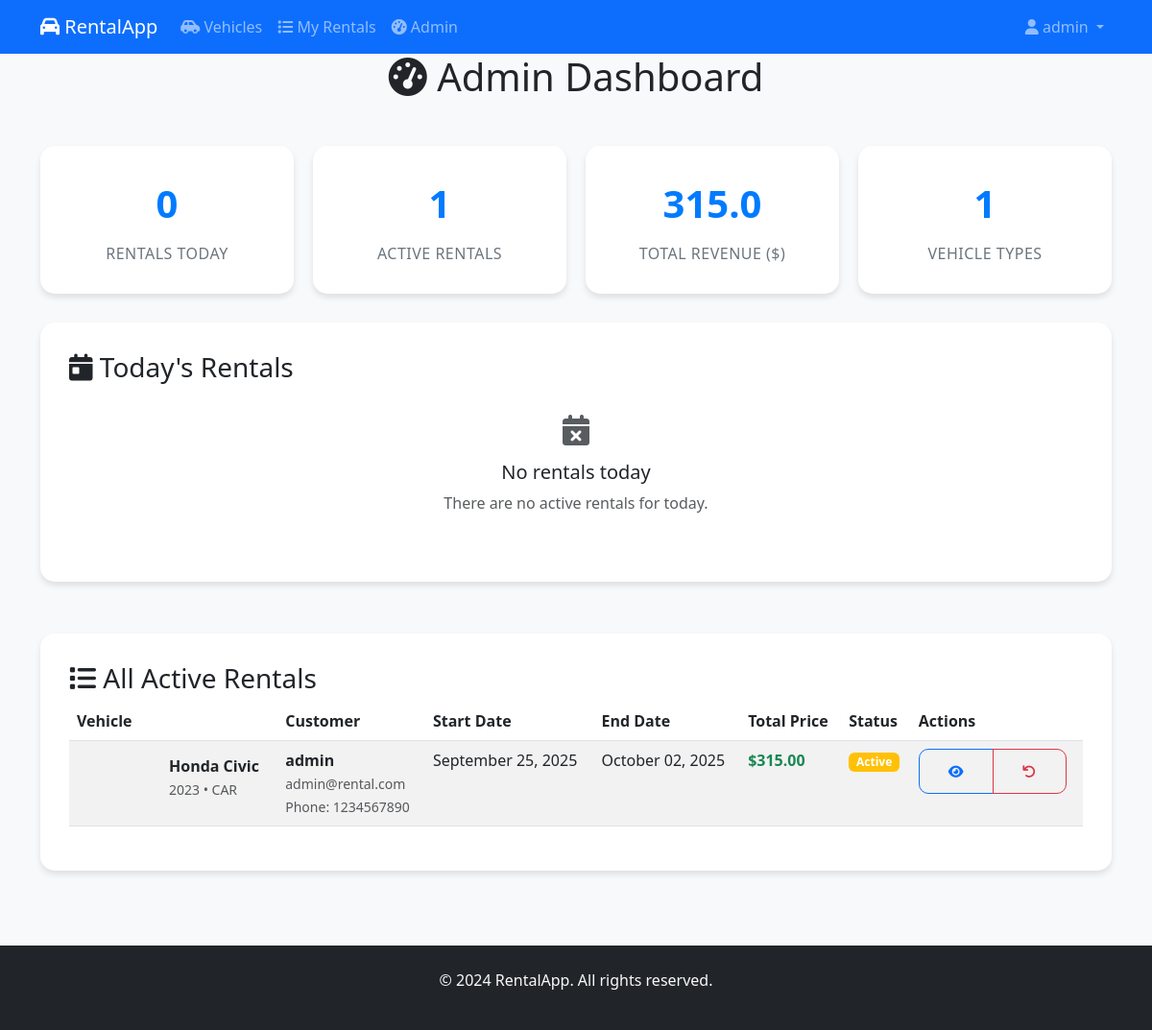
The page /admin (signed in) on the database its author committed.
### app.py (models this page shows, shortened)
class User(UserMixin, db.Model):
    id = db.Column(db.Integer, primary_key=True)
    username = db.Column(db.String(80), unique=True, nullable=False)
    email = db.Column(db.String(120), unique=True, nullable=False)
    phone = db.Column(db.String(20), nullable=False)
    password_hash = db.Column(db.String(120), nullable=False)
    is_admin = db.Column(db.Boolean, default=False)
    created_at = db.Column(db.DateTime, default=datetime.utcnow)

class Rental(db.Model):
    id = db.Column(db.Integer, primary_key=True)
    user_id = db.Column(db.Integer, db.ForeignKey('user.id'), nullable=False)
    vehicle_id = db.Column(db.Integer, db.ForeignKey('vehicle.id'), nullable=False)
    start_date = db.Column(db.Date, nullable=False)
    end_date = db.Column(db.Date, nullable=False)
    total_price = db.Column(db.Float, nullable=False)
    is_returned = db.Column(db.Boolean, default=False)
    created_at = db.Column(db.DateTime, default=datetime.utcnow)
    user = db.relationship('User', backref='rentals')
    vehicle = db.relationship('Vehicle', backref='rentals')

class Vehicle(db.Model):
    id = db.Column(db.Integer, primary_key=True)
    name = db.Column(db.String(100), nullable=False)
    model = db.Column(db.String(100), nullable=False)
    vehicle_type = db.Column(db.String(20), nullable=False)  # 'car' or 'bike'
    mileage = db.Column(db.String(50), nullable=False)
    price_per_day = db.Column(db.Float, nullable=False)
    image_url = db.Column(db.String(200), nullable=False)
    is_available = db.Column(db.Boolean, default=True)
    created_at = db.Column(db.DateTime, default=datetime.utcnow)

### app.py (the view)
@app.route('/admin')
@admin_required
def admin_dashboard():
    today = datetime.now().date()
    active_rentals = Rental.query.filter_by(is_returned=False).all()
    today_rentals = Rental.query.filter(
        Rental.start_date <= today,
        Rental.end_date >= today,
        Rental.is_returned == False
    ).all()
    print(f"Admin Dashboard - Active Rentals: {len(active_rentals)}")
    for rental in active_rentals:
        print(f"Rental ID: {rental.id}, User: {rental.user.username}, Vehicle: {rental.vehicle.name}")
    return render_template('admin_dashboard.html',
                         active_rentals=active_rentals,
                         today_rentals=today_rentals)

### app.py (called while the page is built)
@login_manager.user_loader
def load_user(user_id):
    return User.query.get(int(user_id))

def admin_required(f):
    @wraps(f)
    def decorated_function(*args, **kwargs):
        if not current_user.is_authenticated or not current_user.is_admin:
            flash('Admin access required', 'error')
            return redirect(url_for('index'))
        return f(*args, **kwargs)
    return decorated_function

### templates/admin_dashboard.html (shortened to what this page needs)
{% extends "base.html" %}
{% block content %}
<div class="container">
    <div class="row">
        <div class="col-12">
            <h1 class="text-center mb-5">
                <i class="fas fa-tachometer-alt"></i> Admin Dashboard
            </h1>
        </div>
    </div>
    <div class="admin-stats">
        <div class="stat-card">
            <div class="stat-number">{{ today_rentals|length }}</div>
            <div class="stat-label">Rentals Today</div>
        </div>
        <div class="stat-card">
            <div class="stat-number">{{ active_rentals|length }}</div>
            <div class="stat-label">Active Rentals</div>
        </div>
        <div class="stat-card">
            <div class="stat-number">{{ active_rentals|sum(attribute='total_price')|round(2) }}</div>
            <div class="stat-label">Total Revenue ($)</div>
        </div>
        <div class="stat-card">
            <div class="stat-number">{{ active_rentals|groupby('vehicle.vehicle_type')|list|length }}</div>
            <div class="stat-label">Vehicle Types</div>
        </div>
    </div>
    <div class="row">
        <div class="col-12">
            <div class="rental-summary">
                <h3><i class="fas fa-calendar-day"></i> Today's Rentals</h3>
                {% if today_rentals %}
                <div class="table-responsive">
                    <table class="table table-striped">
                        <thead>
                            <tr>
                                <th>Vehicle</th>
                                <th>Customer</th>
                                <th>Start Date</th>
                                <th>End Date</th>
                                <th>Total Price</th>
                                <th>Status</th>
                            </tr>
                        </thead>
                        <tbody>
                            {% for rental in today_rentals %}
                            <tr>
                                <td>
                                    <div class="d-flex align-items-center">
                                        <div class="rental-item-image me-3" style="background-image: url('{{ rental.vehicle.image_url }}')"></div>
                                        <div>
                                            <div class="fw-bold">{{ rental.vehicle.name }}</div>
                                            <small class="text-muted">{{ rental.vehicle.model }}</small>
                                        </div>
                                    </div>
                                </td>
                                <td>
                                    <div>
                                        <div class="fw-bold">{{ rental.user.username }}</div>
                                        <small class="text-muted">{{ rental.user.email }}</small>
                                        <br>
                                        <small class="text-muted">Phone: {{ rental.user.phone }}</small>
                                    </div>
                                </td>
                                <td>{{ rental.start_date.strftime('%B %d, %Y') }}</td>
                                <td>{{ rental.end_date.strftime('%B %d, %Y') }}</td>
                                <td class="fw-bold text-success">${{ "%.2f"|format(rental.total_price) }}</td>
                                <td>
                                    {% if rental.is_returned %}
                                        <span class="badge bg-success">Returned</span>
                                    {% else %}
                                        <span class="badge bg-warning">Active</span>
                                    {% endif %}
                                </td>
                            </tr>
                            {% endfor %}
                        </tbody>
                    </table>
                </div>
                {% else %}
                <div class="text-center py-4">
                    <i class="fas fa-calendar-times fa-2x text-muted mb-3"></i>
                    <h5>No rentals today</h5>
                    <p class="text-muted">There are no active rentals for today.</p>
                </div>
                {% endif %}
            </div>
        </div>
    </div>
    <div class="row mt-4">
        <div class="col-12">
            <div class="rental-summary">
                <h3><i class="fas fa-list"></i> All Active Rentals</h3>
                {% if active_rentals %}
                <div class="table-responsive">
                    <table class="table table-striped">
                        <thead>
                            <tr>
                                <th>Vehicle</th>
                                <th>Customer</th>
                                <th>Start Date</th>
                                <th>End Date</th>
                                <th>Total Price</th>
                                <th>Status</th>
                                <th>Actions</th>
                            </tr>
                        </thead>
                        <tbody>
                            {% for rental in active_rentals %}
                            <tr>
                                <td>
                                    <div class="d-flex align-items-center">
                                        <div class="rental-item-image me-3" style="background-image: url('{{ rental.vehicle.image_url }}')"></div>
                                        <div>
                                            <div class="fw-bold">{{ rental.vehicle.name }}</div>
                                            <small class="text-muted">{{ rental.vehicle.model }} • {{ rental.vehicle.vehicle_type.upper() }}</small>
                                        </div>
                                    </div>
                                </td>
                                <td>
                                    <div>
                                        <div class="fw-bold">{{ rental.user.username }}</div>
                                        <small class="text-muted">{{ rental.user.email }}</small>
                                        <br>
                                        <small class="text-muted">Phone: {{ rental.user.phone }}</small>
                                    </div>
                                </td>
                                <td>{{ rental.start_date.strftime('%B %d, %Y') }}</td>
                                <td>{{ rental.end_date.strftime('%B %d, %Y') }}</td>
                                <td class="fw-bold text-success">${{ "%.2f"|format(rental.total_price) }}</td>
                                <td>
                                    {% if rental.is_returned %}
                                        <span class="badge bg-success">Returned</span>
                                    {% else %}
                                        <span class="badge bg-warning">Active</span>
                                    {% endif %}
                                </td>
                                <td>
                                    <div class="btn-group" role="group">
                                        <button type="button" class="btn btn-sm btn-outline-primary" data-bs-toggle="modal" data-bs-target="#rentalModal{{ rental.id }}">
                                            <i class="fas fa-eye"></i>
                                        </button>
                                        {% if not rental.is_returned %}
                                        <a href="{{ url_for('return_vehicle', rental_id=rental.id) }}"
                                           class="btn btn-sm btn-outline-danger"
                                           onclick="return confirm('Mark this vehicle as returned?')">
                                            <i class="fas fa-undo"></i>
                                        </a>
                                        {% endif %}
                                    </div>
                                </td>
                            </tr>
                            {% endfor %}
                        </tbody>
                    </table>
                </div>
                {% else %}
                <div class="text-center py-4">
                    <i class="fas fa-list fa-2x text-muted mb-3"></i>
                    <h5>No active rentals</h5>
                    <p class="text-muted">There are no active rentals at the moment.</p>
                </div>
                {% endif %}
            </div>
        </div>
    </div>
</div>
{% endblock %}

### templates/base.html (shortened to what this page needs)
<!DOCTYPE html>
<html lang="en">
<head>
    <link href="https://cdn.jsdelivr.net/npm/bootstrap@5.3.0/dist/css/bootstrap.min.css" rel="stylesheet">
    <link href="https://cdnjs.cloudflare.com/ajax/libs/font-awesome/6.0.0/css/all.min.css" rel="stylesheet">
    <link href="{{ url_for('static', filename='css/style.css') }}" rel="stylesheet">
</head>
<body>
    <nav class="navbar navbar-expand-lg navbar-dark bg-primary">
        <div class="container">
            <a class="navbar-brand" href="{{ url_for('index') }}">
                <i class="fas fa-car"></i> RentalApp
            </a>
            <div class="collapse navbar-collapse" id="navbarNav">
                <ul class="navbar-nav me-auto">
                    {% if current_user.is_authenticated %}
                        <li class="nav-item">
                            <a class="nav-link" href="{{ url_for('vehicle_selection') }}">
                                <i class="fas fa-car-side"></i> Vehicles
                            </a>
                        </li>
                        <li class="nav-item">
                            <a class="nav-link" href="{{ url_for('my_rentals') }}">
                                <i class="fas fa-list"></i> My Rentals
                            </a>
                        </li>
                        {% if current_user.is_admin %}
                        <li class="nav-item">
                            <a class="nav-link" href="{{ url_for('admin_dashboard') }}">
                                <i class="fas fa-tachometer-alt"></i> Admin
                            </a>
                        </li>
                        {% endif %}
                    {% endif %}
                </ul>
                <ul class="navbar-nav">
                    {% if current_user.is_authenticated %}
                        <li class="nav-item dropdown">
                            <a class="nav-link dropdown-toggle" href="#" id="navbarDropdown" role="button" data-bs-toggle="dropdown">
                                <i class="fas fa-user"></i> {{ current_user.username }}
                            </a>
                        </li>
                    {% endif %}
                </ul>
            </div>
        </div>
    </nav>
    <main class="container-fluid">
        {% block content %}{% endblock %}
    </main>
    <footer class="bg-dark text-light py-4 mt-5">
        <div class="container text-center">
            <p>&copy; 2024 RentalApp. All rights reserved.</p>
        </div>
    </footer>
</body>
</html>

### static/css/style.css (style rules this page uses)
:root { --primary-color: #007bff; --secondary-color: #6c757d; --success-color: #28a745; --danger-color: #dc3545; --warning-color: #ffc107; --info-color: #17a2b8; --light-color: #f8f9fa; --dark-color: #343a40; }
body { font-family: 'Segoe UI', Tahoma, Geneva, Verdana, sans-serif; background-color: #f8f9fa; min-height: 100vh; display: flex; flex-direction: column; }
main { flex: 1; }
.btn { border-radius: 10px; padding: 12px 30px; font-weight: 600; text-transform: uppercase; letter-spacing: 0.5px; transition: all 0.3s ease; }
.rental-summary { background: white; border-radius: 15px; padding: 30px; margin-bottom: 30px; box-shadow: 0 4px 6px rgba(0, 0, 0, 0.1); }
.rental-item-image { width: 80px; height: 60px; background-size: cover; background-position: center; border-radius: 8px; margin-right: 15px; }
.admin-stats { display: grid; grid-template-columns: repeat(auto-fit, minmax(250px, 1fr)); gap: 20px; margin-bottom: 30px; }
.stat-card { background: white; border-radius: 15px; padding: 30px; text-align: center; box-shadow: 0 4px 6px rgba(0, 0, 0, 0.1); transition: all 0.3s ease; }
.stat-number { font-size: 2.5rem; font-weight: 700; color: var(--primary-color); margin-bottom: 10px; }
.stat-label { font-size: 1rem; color: var(--secondary-color); text-transform: uppercase; letter-spacing: 0.5px; }

### rows shown on the page
User: username "admin"
Rental: vehicle.name "Honda Civic", vehicle.model "2023", vehicle.vehicle_type "CAR", user.username "admin", user.email "admin@rental.com", user.phone "1234567890", start_date "September 25, 2025", end_date "October 02, 2025", total_price "315.00", is_returned "Active"

### other values the page prints
{{ today_rentals|length }} "0"
{{ active_rentals|length }} "1"
{{ active_rentals|sum(attribute='total_price')|round(2) }} "315.0"
{{ active_rentals|groupby('vehicle.vehicle_type')|list|length }} "1"
